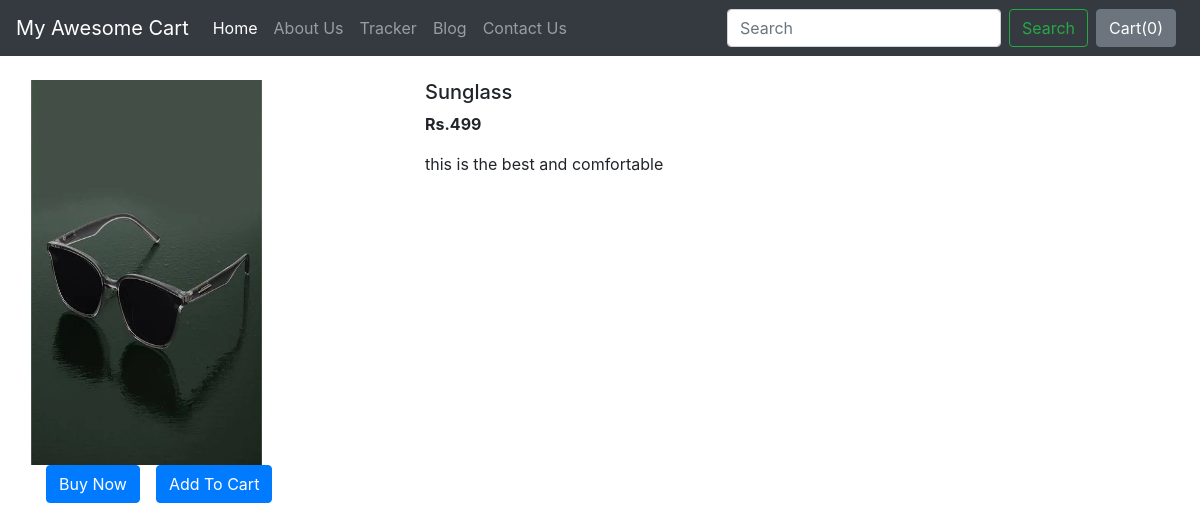
/shop/products/2/, run on the app's committed database.
### shop/models.py (models this page shows, shortened)
class product(models.Model):
    product_id = models.AutoField(primary_key=True)
    product_name = models.CharField(max_length=50)
    category = models.CharField(max_length=50, default="")
    subcategory = models.CharField(max_length=50, default="")
    price = models.IntegerField(default=0)
    desc = models.CharField(max_length=300)
    pub_date = models.DateField()
    image = models.ImageField(upload_to="shop/images", default="shop/images/default.png")

### shop/views.py (the view)
# urls.py: path("products/<int:myid>/", views.productView, name="ProductView"),
def productView(request, myid):
    products = product.objects.filter(product_id=myid)
    if products:
        return render(request, "shop/productView.html", {'product': products[0]})
    else:
        return render(request, "shop/404.html")  # Optional: make a 404.html template

### shop/templates/shop/productView.html (shortened to what this page needs)
{% extends 'shop/basic.html' %}
{% block body %}
<div class="container my-4">
    <div class="row">
    <div class="col-md-4">
    <div class="row">
        <img src="/media/{{product.image}}" width="233px" height="385px">
    </div>
        <div class="row">
            <button class="btn btn-primary mx-3">Buy Now</button>
            <button class="btn btn-primary cart" id="pr{{product.product_id}}">Add To Cart</button>
        </div>
    </div>
    <div class="col-md-8">
       <h5 id="namepr{{product.product_id}}">{{product.product_name}}</h5>
        <p><b>Rs.<span id="pricepr{{product.product_id}}">{{product.price}}</span></b></p>
        <p>{{product.desc}}</p>
    </div>
    </div>
</div>
{% endblock %}

### data on the page
product: image (picture), product_name "Sunglass", price "499", desc "this is the best and comfortable"
